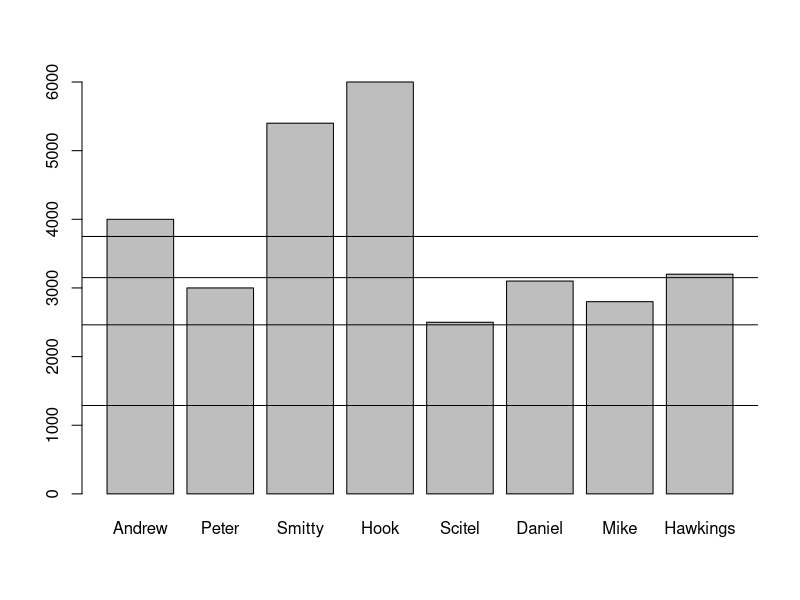

Source code (R):
#########################
#	Chapter - 4			#
#	Summary Statistics	#
#	Simple Statistics	#
#########################


# - how your data points are distributed, without the need to look closely at each one. 
# - functions for mean, median, and standard deviation, as well as ways to display them on your graphs.

# Mean
# Determining average salary of an company is an important assets in industry to check per capita income for worker is sufficient or not.
# Here's a vector containing the number of limbs each member has left, along with their names
salary <- c(4000, 3000, 5400, 6000, 2500, 3100, 2800, 3200)
names(salary) <- c('Andrew', 'Peter', 'Smitty', 'Hook', 'Scitel', 'Daniel', 'Mike', 'Hawkings')
print(salary)
mean(salary)
barplot(salary)
# If we draw a line on the plot representing the mean, we can easily compare the various values to the average.
# The "abline" function draws horizontal line with an h parameter or a v parameter for a vertical line.
# When it's called, it updates the previous plot.
abline(h = mean(salary)) #draws horizontal line

# Median
# Mean value is probably misleading if we have value .
# median is calculated by sorting the values and choosing the middle one (For sets with an even number of values, the middle two values are averaged.)
median(salary)
abline(h = median(salary))


#Standard Deviation
# The concept of "standard deviation" from the mean to describe the range of typical values for a data set. For a group of numbers, it shows how much they typically vary from the average value
deviation <- sd(salary)
abline(h=sd(salary)) #std dev line

#  one standard devation below the mean (the bottom of the normal range)
abline(h = mean(salary) - sd(salary))
